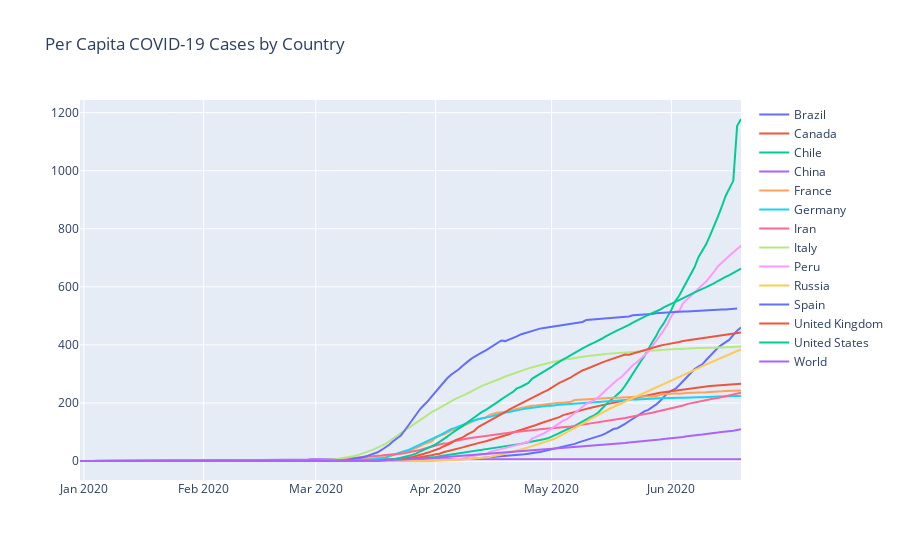

Write notebook code for a chart like this one.
### Code cell
fig = go.Figure()
for country in list(percapita.columns):
    fig = fig.add_trace(go.Scatter(x=percapita.index,y=percapita[country],name= country))

fig.update_layout(title = 'Per Capita COVID-19 Cases by Country',)

fig.show()

### Figure 1 — Plotly figure (JSON) as saved in the notebook; plotly's stock layout.template omitted (floating-point values rounded to 4 significant figures; data arrays with more than 128 entries replaced by an {"elided": "..."} marker saying what was removed)
{"data": [{"name": "Brazil", "type": "scatter", "x": {"elided": "172 str values"}, "y": {"elided": "172 int values"}}, {"name": "Canada", "type": "scatter", "x": {"elided": "172 str values"}, "y": {"elided": "172 int values"}}, {"name": "Chile", "type": "scatter", "x": {"elided": "172 str values"}, "y": {"elided": "172 int values"}}, {"name": "China", "type": "scatter", "x": {"elided": "172 str values"}, "y": {"elided": "172 int values"}}, {"name": "France", "type": "scatter", "x": {"elided": "172 str values"}, "y": {"elided": "172 int values"}}, {"name": "Germany", "type": "scatter", "x": {"elided": "172 str values"}, "y": {"elided": "172 int values"}}, {"name": "Iran", "type": "scatter", "x": {"elided": "172 str values"}, "y": {"elided": "172 int values"}}, {"name": "Italy", "type": "scatter", "x": {"elided": "172 str values"}, "y": {"elided": "172 int values"}}, {"name": "Peru", "type": "scatter", "x": {"elided": "172 str values"}, "y": {"elided": "172 int values"}}, {"name": "Russia", "type": "scatter", "x": {"elided": "172 str values"}, "y": {"elided": "172 int values"}}, {"name": "Spain", "type": "scatter", "x": {"elided": "172 str values"}, "y": {"elided": "172 int values"}}, {"name": "United Kingdom", "type": "scatter", "x": {"elided": "172 str values"}, "y": {"elided": "172 int values"}}, {"name": "United States", "type": "scatter", "x": {"elided": "172 str values"}, "y": {"elided": "172 int values"}}, {"name": "World", "type": "scatter", "x": {"elided": "172 str values"}, "y": {"elided": "172 int values"}}], "layout": {"title": {"text": "Per Capita COVID-19 Cases by Country"}}}
